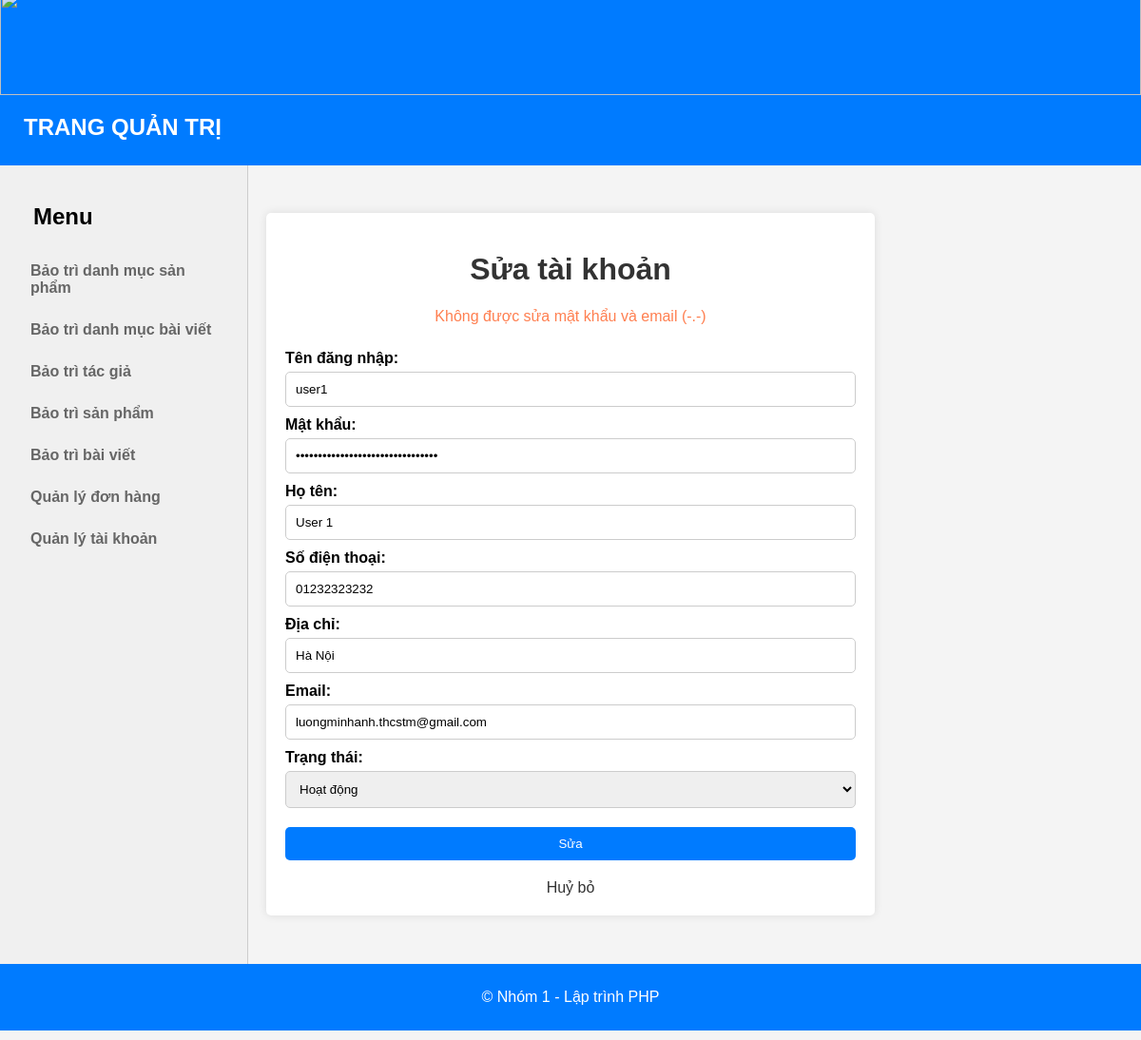
Screenshot of /Admin/Manage_Members/edit.php?id=2 with the database file from the repository.
### tables this page shows
CREATE TABLE `member` (
  `id` int(11) NOT NULL,
  `username` varchar(20) NOT NULL,
  `password` varchar(32) NOT NULL,
  `fullname` varchar(50) NOT NULL,
  `phonenumber` varchar(11) NOT NULL,
  `address` varchar(100) NOT NULL,
  `email` varchar(50) NOT NULL,
  `status` tinyint(1) NOT NULL DEFAULT '1'
);

### conn_db.php (called while the page is built, shortened)
<?php
    function connectToDatabase(){
        $servername = 'localhost';
        $username = 'root';
        $password = '';
        $name_db = 'starbook_database';
        $conn = new mysqli($servername, $username, $password, $name_db);
        return $conn;
    }
    function queryDatabase($sql){
        $conn = connectToDatabase();
        $result = $conn->query($sql);
        $data = [];
        while ($row = $result->fetch_assoc()) {
            $data[] = $row;
        }
        return $data;
    }
?>

### Admin/Manage_Members/BaoTriMember_functions.php (called while the page is built, shortened)
<?php
require_once '../../conn_db.php';
class BaoTriMemberFunctions {
    public function getMemberById($id) {
        $query = "SELECT * FROM member WHERE id = '$id'";
        $result = queryDatabase($query);
        return $result ? $result[0] : null;
    }
    public function handleEditMemberRequest($id) {
        $member = $this->getMemberById($id);
        $errors = [];
        return ['errors' => $errors, 'member' => $member];
    }
}
?>

### Admin/Manage_Members/edit.php (the view, shortened to what this page needs)
<?php
require_once 'BaoTriMember_functions.php';
$memberFunctions = new BaoTriMemberFunctions();
$id = $_GET['id'];
$result = $memberFunctions->handleEditMemberRequest($id);
$member = $result['member'];
?>
<!DOCTYPE html>
<html>
<head>
</head>
<body>
    <?php include "../Admin_dashboard/Header_Sidebar.php"?>
    <div class="container">
        <h1>Sửa tài khoản</h1>
        <p style="text-align: center; color: coral;">Không được sửa mật khẩu và email (-.-)</p>
        <form method="POST" action="">
            <label>Tên đăng nhập:</label>
            <input type="text" name="username" value="<?php echo $member['username']; ?>" required>
            <label>Mật khẩu:</label>
            <input type="password" name="password" value="<?php echo $member['password']; ?>" required readonly>
            <label>Họ tên:</label>
            <input type="text" name="fullname" value="<?php echo $member['fullname']; ?>" required>
            <label>Số điện thoại:</label>
            <input type="text" name="phonenumber" value="<?php echo $member['phonenumber']; ?>" required>
            <label>Địa chỉ:</label>
            <input type="text" name="address" value="<?php echo $member['address']; ?>" required>
            <label>Email:</label>
            <input type="email" name="email" value="<?php echo $member['email']; ?>" required readonly>
            <label>Trạng thái:</label>
            <select name="status">
                <option value="1" <?php if ($member['status'] == 1) echo 'selected'; ?>>Hoạt động</option>
            </select>
            <button type="submit">Sửa</button>
        </form>
        <a class="back-link" href="index.php">Huỷ bỏ</a>
    </div>
    <?php include "../Admin_dashboard/Footer.php"?>
</body>
</html>

### Admin/Manage_Members/edit.php (style rules this page uses)
body { font-family: Arial, sans-serif; background-color: #f4f4f4; margin: 0; padding: 0; }
.container { width: 50%; margin: 50px auto; background-color: white; padding: 20px; border-radius: 5px; box-shadow: 0 0 10px rgba(0, 0, 0, 0.1); }
h1 { text-align: center; color: #333; }
form { display: flex; flex-direction: column; }
label { margin-top: 10px; font-weight: bold; }
input, select { padding: 10px; margin-top: 5px; border: 1px solid #ccc; border-radius: 5px; }
button { padding: 10px 20px; margin-top: 20px; border: none; border-radius: 5px; background-color: #007bff; color: white; cursor: pointer; }
.back-link { display: block; margin-top: 20px; text-align: center; color: #333; text-decoration: none; }

### rows the page displays
member: username "user1", fullname "User 1", phonenumber "01232323232", address "Hà Nội", email "luongminhanh.thcstm@gmail.com", status "Hoạt động"
